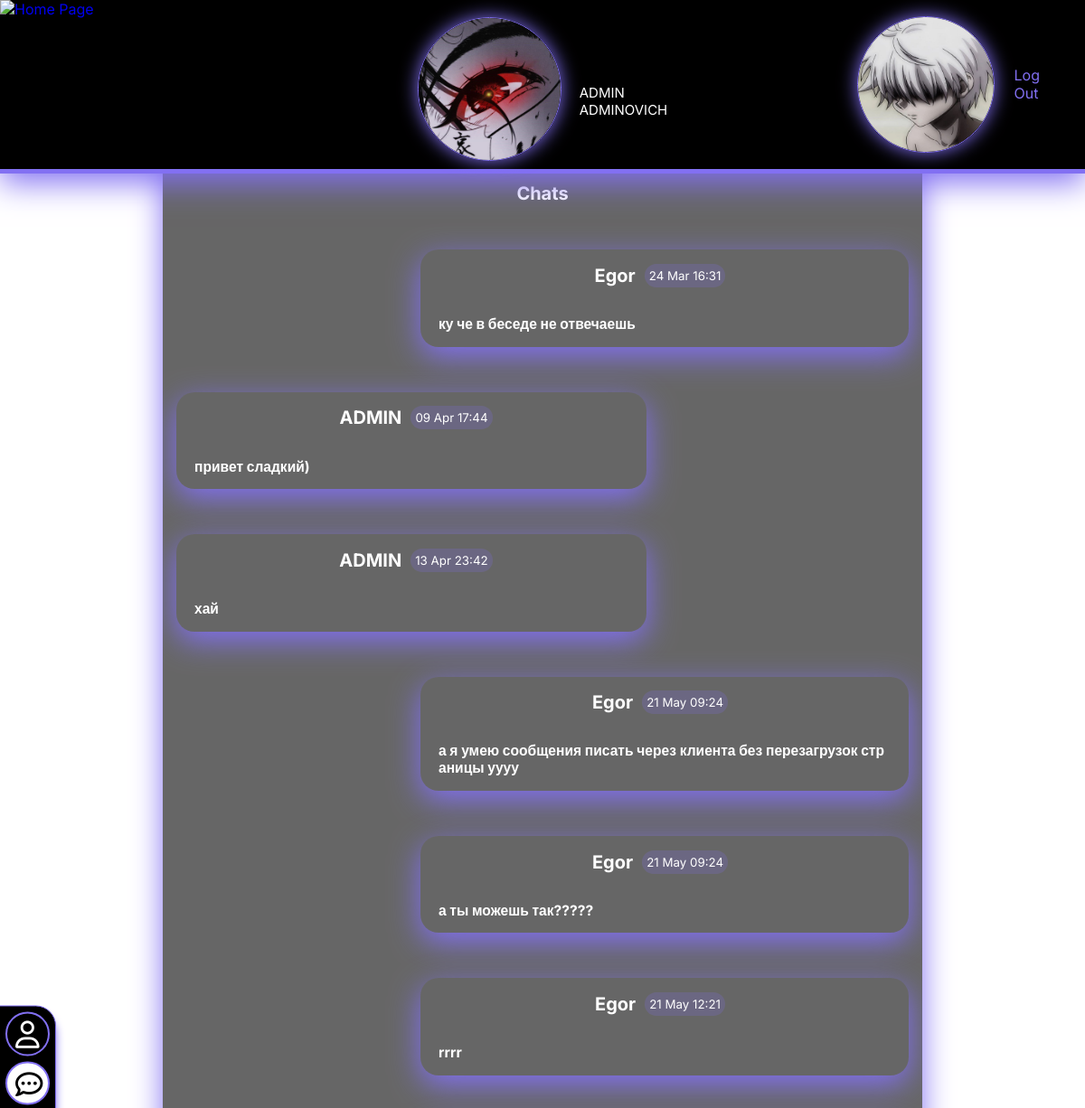
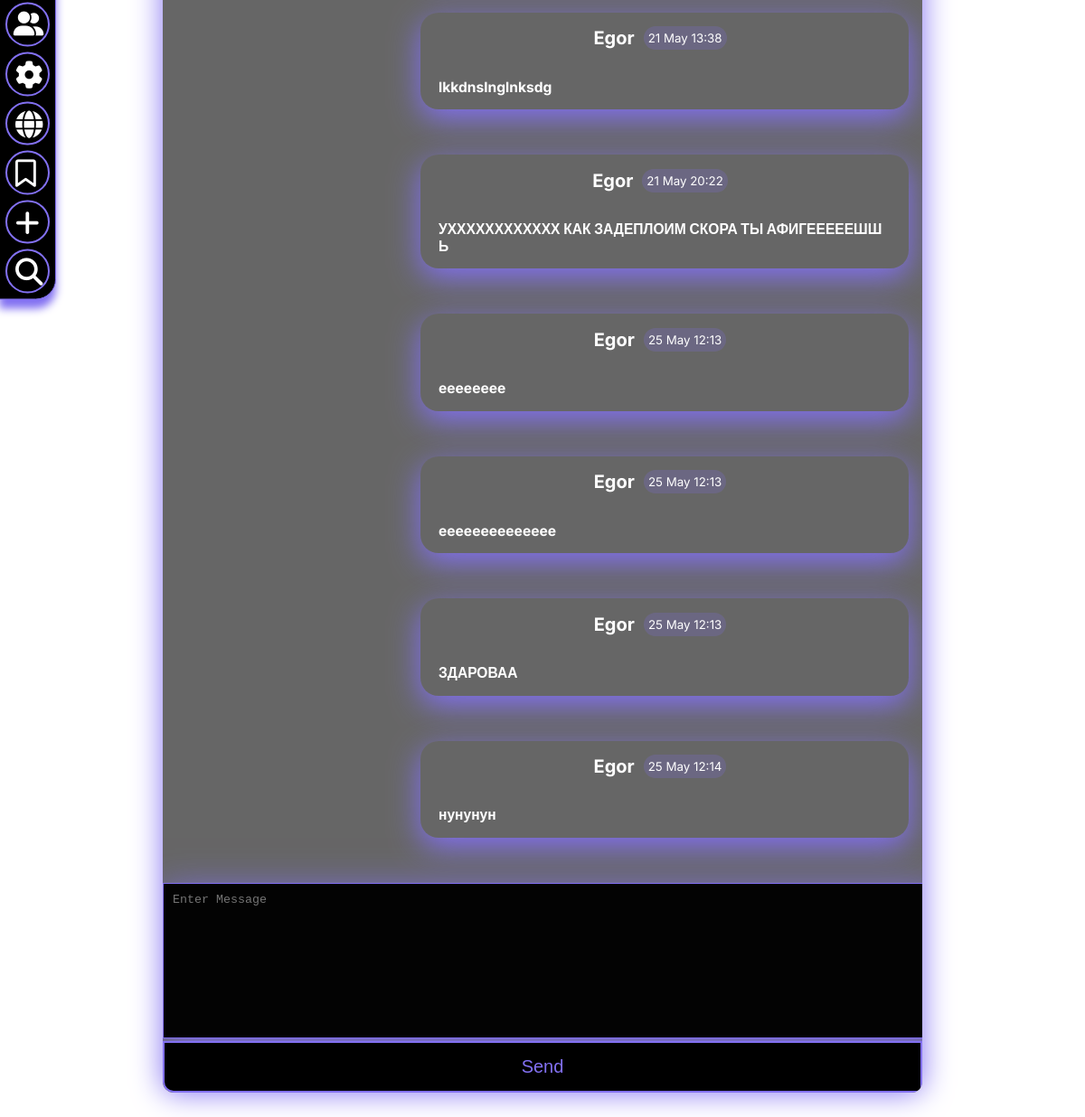
Page /chat/2 (signed in) on the committed database (2 pictures, top to bottom).
### users/models.py (models this page shows)
class Profile(models.Model):
    user = models.OneToOneField(to=User, on_delete=models.CASCADE)
    name = models.CharField(max_length=50)
    surname = models.CharField(max_length=50)
    avatar = models.ImageField(upload_to="images/profile_avatars/",
                               default="images/DEFAULT_AVATAR.png",
                               blank=True)
    about = models.CharField(max_length=500)
    country = models.CharField(max_length=50, blank=True)
    city = models.CharField(max_length=50, blank=True)
    education = models.CharField(max_length=150, blank=True)
    company = models.CharField(max_length=150, blank=True)
    hobby = models.CharField(max_length=150, blank=True)
    class Meta:
        verbose_name = _('profile')
        verbose_name_plural = _('profiles')

### chat/models.py (models this page shows)
class Message(models.Model):
    chat = models.ForeignKey(to=Chat, on_delete=models.CASCADE,
                             verbose_name=_('chat'))
    author = models.ForeignKey(to=User, on_delete=models.CASCADE,
                               verbose_name=_('author'))
    content = models.TextField(verbose_name=_('content'))
    is_read = models.BooleanField(default=False,
                                  verbose_name=_('message has been read'))
    date_create = models.DateTimeField(auto_now=True,
                                       verbose_name=_('date of creation'))
    class Meta:
        verbose_name = _('message')
        verbose_name_plural = _('messages')

### chat/views.py (the view)
# urls.py: path('chat/<int:id>', chat_views.chat_page, name='chat'),
@login_required
def chat_page(request, id):
    context = {}
    try:
        chat = Chat.objects.get(id=id)
    except Chat.DoesNotExist:
        return redirect('chatlist')
    try:
        access = Access.objects.get(user=request.user, chat=chat)
        if access.mode == 0:
            return redirect('chatlist')
    except Access.DoesNotExist:
        return redirect('chatlist')
    if request.method == 'POST':
        message_form = MessageForm(request.POST)
        if message_form.is_valid():
            send_message(chat, request.user, message_form.data['content'])
            context['message_form'] = MessageForm()
        else:
            context['message_form'] = message_form
    else:
        context['message_form'] = MessageForm()
    messages = get_chat_messages(chat, request.user)
    chat = generate_chat(chat, request.user)
    context['chat'] = chat
    context['messages'] = [ChatSerializer.messageToDict(message, request.user)
                           for message in messages]
    return render(request, 'chat.html', context)

### chat/forms.py
class MessageForm(forms.Form):
    content = forms.CharField(widget=forms.Textarea(
        attrs={'class': 'message_area',
               'placeholder': 'Enter Message'}
    ))

### chat/serializers.py (called while the page is built)
    def messageToDict(message: Message, user: User):
        author = get_profile(message.author)
        response = {
            'id': message.id,
            'author': author.name,
            'content': message.content,
            'date_create': message.date_create.strftime("%d %b %H:%M"),
            'isMyown': message.author == user,
        }
        return response

### chat/utils.py (called while the page is built)
def generate_chat(chat: Chat, current_user: User) -> dict:
    response = {'id': chat.id,
                'name': get_chat_name(chat, current_user),
                'avatar': get_chat_avatar(chat, current_user),
                'last_message': get_last_message(chat),
                'is_multy': chat.is_multy,
                'info_link': get_chat_info_link(chat, current_user)}
    return response

def get_last_message(chat: Chat) -> Message:
    message = Message.objects.filter(chat=chat).last()
    return message

def get_interlocutor(chat: Chat, current_user: User) -> User | None:
    if chat.is_multy:
        return None
    members = [access.user
               for access
               in Access.objects.filter(chat=chat)]
    for member in members:
        if member == current_user:
            continue
        interlocutor = member
    return interlocutor

def get_chat_name(chat: Chat, current_user: User) -> str:
    if chat.is_multy:
        return chat.name
    friend = get_interlocutor(chat, current_user)
    friend = get_profile(friend)
    return f'{friend.name} {friend.surname}'

def get_chat_avatar(chat: Chat, current_user: User) -> ImageFieldFile:
    if chat.is_multy:
        return chat.avatar
    friend = get_interlocutor(chat, current_user)
    friend = get_profile(friend)
    return friend.avatar

def get_chat_info_link(chat: Chat, current_user: User):
    if chat.is_multy:
        return reverse('multychat-info', args=[chat.id])
    else:
        return reverse('profile', args=[get_interlocutor(chat, current_user).id])

def get_chat_messages(chat: Chat, current_user: User):
    messages = Message.objects.filter(chat=chat)
    return messages

### users/utils.py (called while the page is built)
def get_profile(user: User) -> Profile:
    profile = Profile.objects.get(user=user)
    return profile

### chat/templates/chat.html (shortened to what this page needs)
{% extends 'base.html' %}
{% load static %}
{% block style %}<link rel="stylesheet" href="{% static '/css/chat.css' %}">{% endblock %}
{% block content %}
<div class="messenger_box" id="messenger_box">
    <h2 style="text-align:center;"> Chats </h2>
    <div class="ur_friend" >
        <a class = "chat-avatar-div" href = "{{ chat.info_link }}">
            <img class="friend-user-pic image_avatar" src="{{chat.avatar.url}}">
        </a>
        <p>{{chat.name}}</p>
    </div>
<div class="messenger_contener">
    {% for message in messages %}
            {% if message.isMyown %}
            <div class="message_own">
            {% else %}
            <div class="message">
            {% endif %}
                <div class="chat_texts">
                <div class="timestamp">
                    <h2>{{ message.author }}</h2>
                    <p class="time">{{message.date_create}}</p>
                </div>
                <h3 class="message-text">{{ message.content}}</h3>
                </div>
            </div>
    {% endfor %}
</div>
    <form class="input-area-mess" method="POST">
        {% for field in message_form %}
        {{ field }}
        {% endfor %}
        <button class="btn_message">Send</button>
    </form>
</div>
{% endblock %}

### main/templates/base.html (shortened to what this page needs)
{% load static %}
<!DOCTYPE html>
<html lang="en">
<head>
    <link rel="stylesheet" href="{% static '/css/base.css' %}">
    {% block style %}{% endblock %}
</head>
<body>
<header>
    <div class = "header_menu">
        <a href = "{% url 'home' %}" class = "logo_h">
            <img src = "{% static '/images/logo.png' %}" class = "logo_h" alt = "Home Page">
        </a>
    </div>
    {% if user.is_authenticated %}
        <div class="auth_box">
            <img class="image_avatar header_avatar" src="{{self_profile.avatar.url}}" alt="">
            <a href="{% url 'logout' %}" class="auth_btn ">Log Out</a>
        </div>
    {% else %}
        <div class="auth_box">
            <a href="{% url 'registration' %}" class="auth_reg_btn">Registration</a>
            <a href="{% url 'login' %}" class="auth_btn">Log In</a>
        </div>
     {% endif %}
</header>
<div class = "navigation">
    <div  class = "side_menu">
        <div id = "prof" class = "side_icon">
            <a class = "hr" href = "{% url 'self-profile' %}">
                <i class="fa-regular fa-user icona"></i>
            </a>
        </div>
        <div  id = "mes" class = "side_icon">
            <a class = "hr" href = "{% url 'chat-list' %}">
                <i class="fa-regular fa-comment-dots icona"></i>
            </a>
        </div>
        {% if user.is_authenticated %}
        <div  id = "friend" class = "side_icon">
            <a class = "hr" href = "{% url 'friend-list' self_profile.id %}">
                <i class="fa-solid fa-user-group icona"></i>
            </a>
        </div>
        {% else %}
        <div  id = "friend" class = "side_icon">
            <a class = "hr" href = "{% url 'chat-list' %}">
                <i class="fa-solid fa-user-group icona"></i>
            </a>
        </div>
        {% endif %}
        <div  id = "set" class = "side_icon">
            <a class = "hr" href = "{% url 'setting' %}">
                <i class="fa-solid fa-gear icona"></i>
            </a>
        </div>
        <div id = "glob" class = "side_icon">
            <a class = "hr" href = "{% url 'home' %}">
                <i class="fa-solid fa-globe icona"></i>
            </a>
        </div>
        <div  id = "book" class = "side_icon">
            <a class = "hr" href = "{% url 'bookmarks' %}">
                <i class="fa-regular fa-bookmark icona"></i>
            </a>
        </div>
        <div  id = "add" class = "side_icon">
            <a class = "hr" href = "{% url 'addpost' %}">
                <i class="fa-sharp fa-solid fa-plus icona"></i>
            </a>
        </div>
        <div  id = "f" class = "side_icon">
            <a class = "hr" href = "{% url 'findfriend' %}">
                <i class="fa-solid fa-magnifying-glass icona"></i>
            </a>
        </div>
    </div>
</div>
<div class = "main">
    {% block content %}
    {% endblock %}
</div>
</body>
</html>

### main/static/css/base.css (style rules this page uses)
body { background-image: url("../../static/images/background.jpg"); background-size: cover; background-attachment: fixed; margin: 0; font-family: 'Inter', sans-serif; }
header { display: flex; align-items: center; color: white; background-color: #000000; border-bottom: #8270F2 solid 5px; width: 100%; height: 7%; position: fixed; z-index: 1; box-shadow: 0px 10px 33px #8270f2; }
.header_menu { width: 100%; height: 100%; background-color: black; }
.logo_h { height: 100%; display: flex; }
.main { display: flex; }
.navigation { display: inline-flex; width: 10%; position: fixed; margin-top: 10%; }
.side_icon { width: calc(24px + 11 * (200vw / 1280)); height: calc(24px + 11 * (200vw / 1280)); background-color: black; border-radius: 1000px; margin: 6px; color:white; border: 2px solid #8270F2; transition:0.3s; }
.now-side_icon { width: calc(24px + 11 * (200vw / 1280)); height: calc(24px + 11 * (200vw / 1280)); background-color: white; color: black; border-radius: 1000px; margin: 6px; border: 2px solid #8270F2; transition: 0.3s; }
.icona { color: white; margin-left:20%; margin-top: 18%; font-size: calc(17px + 11 * (130vw / 1280)); transition: 0.3s; }
.now-icona { color: black; margin-left:20%; margin-top: 18%; font-size: calc(17px + 11 * (130vw / 1280)); transition: 0.3s; }
.side_menu { background-color: black; border-top-right-radius: calc((24px + 11 * (200vw / 1280)) / 2); border-bottom-right-radius: calc((24px + 11 * (200vw / 1280)) / 2); position: fixed; border: solid 1px #8270F2; box-shadow: 0px 10px 10px #8270F2; transform: translateY(-50%); top: 50%; max-height: 80%; left:-1px; }
.auth_btn { background: transparent; color: #8270F2; font-family: 'Inter', sans-serif; border: 2px solid black; margin-right:50px; transition: all 0.3s; }
.auth_box { width:250px; height: 100%; display:flex; justify-content:center; align-items:center; }
.fa-user-group { font-size: calc(17px + 8 * (130vw / 1280)); margin-left:15%; margin-top:18%; }
a { text-decoration: none; }
.image_avatar { aspect-ratio: 1/1; object-fit: cover; }
.header_avatar { height: 5.6vh; border-radius: 100%; margin-right: 20px; box-shadow: 0px 0px 20px #8270F2; border: 1px solid #8270F2; }

### main/static/css/chat.css (style rules this page uses)
.messenger_box { background-color: rgba(0,0,0,60%); width: 70%; height: 84vh; margin: 0 auto; color: white; padding-top: calc(7vh + 5px); border-bottom-left-radius: 12px; border-bottom-right-radius: 12px; box-shadow: 0px 0px 33px #8270F2; overflow-y: auto; overflow-x: hidden; font-size: smaller; }
.message { position:relative; margin-right: auto; margin-left: 15px; display:flex; align-items:center; justify-content: start; width: 99%; max-width: 500px; transition: all 0.5s; border-radius: 20px; box-shadow: 0px 10px 33px #8270F2; margin-top: 50px; margin-bottom: 50px; padding-left: 20px; word-wrap: break-word; word-break: break-all; }
.message_own { position:relative; margin-left: auto; margin-right: 15px; display:flex; align-items:center; justify-content: end; width: 99%; max-width: 500px; padding-right: 20px; padding-left: 20px; transition: all 0.5s; border-radius: 20px; box-shadow: 0px 10px 33px #8270F2; margin-top: 50px; margin-bottom: 50px; text-align: start; word-wrap: break-word; word-break: break-all; }
.timestamp { display: flex; justify-content: center; align-items: center; width:500px; }
.time { margin-left: 10px; margin-right: 10px; background-color: rgba(130, 112, 242, 20%); border-radius: 50px; padding: 5px; }
.message_area { width:100%; resize:none; height:150px; background-color:rgba(0,0,0,97%); box-shadow: 0px 10px 40px #8270F2; color: white; border: 1px solid #8270F2; padding: 10px; }
.btn_message { background-color: #000000; border: #8270F2 solid 2px; padding: 15px; color: #8270F2; width: 100%; border-bottom-left-radius: 12px; font-size: 20px; transition: all 0.5s; }
.input-area-mess { position:sticky; bottom:0; border-bottom-left-radius: 12px; border-bottom-right-radius: 12px; }
.ur_friend { height: 7%; display:flex; justify-content:center; align-items:center; position: fixed; top:0.7%; left:50%; transform: translateX(-50%) ; z-index:51; width: 200px; font-size:15px; }
.chat-avatar-div { height:100% }
.friend-user-pic { width: 5.88vh; margin-right: 20px; box-shadow: 0px 0px 20px #8270F2; border: 1px solid #8270F2; border-radius: 100%; }
.messenger_contener { min-height:calc(80vh - 283px); }
.message-text { white-space:pre-wrap; word-wrap: break-word; word-break: break-all; }

### rows in the picture
Profile: author "Egor" "Egor" "Egor" "Egor" "Egor" "Egor" "Egor" "Egor" "Egor" "Egor"
Message: content "ку че в беседе не отвечаешь"
Profile: author "ADMIN" "ADMIN"
Message: content "привет сладкий)"
Message: content "хай"
Message: content "а я умею сообщения писать через клиента без перезагрузок страницы уууу"
Message: content "а ты можешь так?????"
Message: content "rrrr"
Message: content "lkkdnslnglnksdg"
Message: content "УХХХХХХХХХХХХ КАК ЗАДЕПЛОИМ СКОРА ТЫ АФИГЕЕЕЕЕШШЬ"
Message: content "eeeeeeee"
Message: content "eeeeeeeeeeeeee"
Message: content "ЗДАРОВАА"
Message: content "нунунун"

### other values in the picture
{{ chat.name }} "ADMIN ADMINOVICH"
{{ message.date_create }} "24 Mar 16:31" "09 Apr 17:44" "13 Apr 23:42" "21 May 09:24" "21 May 09:24" "21 May 12:21" "21 May 13:38" "21 May 20:22" "25 May 12:13" "25 May 12:13" "25 May 12:13" "25 May 12:14"
